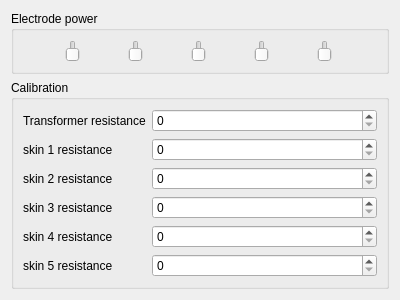
<?xml version="1.0" encoding="UTF-8"?>
<ui version="4.0">
 <class>FivePhaseSettingsWidget</class>
 <widget class="QWidget" name="FivePhaseSettingsWidget">
  <property name="geometry">
   <rect>
    <x>0</x>
    <y>0</y>
    <width>400</width>
    <height>300</height>
   </rect>
  </property>
  <property name="windowTitle">
   <string>Form</string>
  </property>
  <layout class="QVBoxLayout" name="verticalLayout">
   <item>
    <widget class="QGroupBox" name="groupBox">
     <property name="maximumSize">
      <size>
       <width>16777215</width>
       <height>100</height>
      </size>
     </property>
     <property name="title">
      <string>Electrode power</string>
     </property>
     <layout class="QHBoxLayout" name="horizontalLayout">
      <item>
       <widget class="QSlider" name="slider_e1">
        <property name="maximum">
         <number>100</number>
        </property>
        <property name="orientation">
         <enum>Qt::Vertical</enum>
        </property>
       </widget>
      </item>
      <item>
       <widget class="QSlider" name="slider_e2">
        <property name="maximum">
         <number>100</number>
        </property>
        <property name="orientation">
         <enum>Qt::Vertical</enum>
        </property>
       </widget>
      </item>
      <item>
       <widget class="QSlider" name="slider_e3">
        <property name="maximum">
         <number>100</number>
        </property>
        <property name="orientation">
         <enum>Qt::Vertical</enum>
        </property>
       </widget>
      </item>
      <item>
       <widget class="QSlider" name="slider_e4">
        <property name="maximum">
         <number>100</number>
        </property>
        <property name="orientation">
         <enum>Qt::Vertical</enum>
        </property>
       </widget>
      </item>
      <item>
       <widget class="QSlider" name="slider_e5">
        <property name="maximum">
         <number>100</number>
        </property>
        <property name="orientation">
         <enum>Qt::Vertical</enum>
        </property>
       </widget>
      </item>
     </layout>
    </widget>
   </item>
   <item>
    <widget class="QGroupBox" name="groupBox_2">
     <property name="title">
      <string>Calibration</string>
     </property>
     <layout class="QFormLayout" name="formLayout">
      <item row="0" column="0">
       <widget class="QLabel" name="label">
        <property name="text">
         <string>Transformer resistance</string>
        </property>
       </widget>
      </item>
      <item row="1" column="0">
       <widget class="QLabel" name="label_2">
        <property name="text">
         <string>skin 1 resistance</string>
        </property>
       </widget>
      </item>
      <item row="2" column="0">
       <widget class="QLabel" name="label_3">
        <property name="text">
         <string>skin 2 resistance</string>
        </property>
       </widget>
      </item>
      <item row="3" column="0">
       <widget class="QLabel" name="label_4">
        <property name="text">
         <string>skin 3 resistance</string>
        </property>
       </widget>
      </item>
      <item row="4" column="0">
       <widget class="QLabel" name="label_5">
        <property name="text">
         <string>skin 4 resistance</string>
        </property>
       </widget>
      </item>
      <item row="5" column="0">
       <widget class="QLabel" name="label_6">
        <property name="text">
         <string>skin 5 resistance</string>
        </property>
       </widget>
      </item>
      <item row="0" column="1">
       <widget class="QSpinBox" name="spinBox_t">
        <property name="maximum">
         <number>1000000</number>
        </property>
       </widget>
      </item>
      <item row="1" column="1">
       <widget class="QSpinBox" name="spinBox_s1">
        <property name="maximum">
         <number>1000000</number>
        </property>
       </widget>
      </item>
      <item row="2" column="1">
       <widget class="QSpinBox" name="spinBox_s2">
        <property name="maximum">
         <number>1000000</number>
        </property>
       </widget>
      </item>
      <item row="3" column="1">
       <widget class="QSpinBox" name="spinBox_s3">
        <property name="maximum">
         <number>1000000</number>
        </property>
       </widget>
      </item>
      <item row="4" column="1">
       <widget class="QSpinBox" name="spinBox_s4">
        <property name="maximum">
         <number>1000000</number>
        </property>
       </widget>
      </item>
      <item row="5" column="1">
       <widget class="QSpinBox" name="spinBox_s5">
        <property name="maximum">
         <number>1000000</number>
        </property>
       </widget>
      </item>
     </layout>
    </widget>
   </item>
  </layout>
 </widget>
 <resources/>
 <connections/>
</ui>
